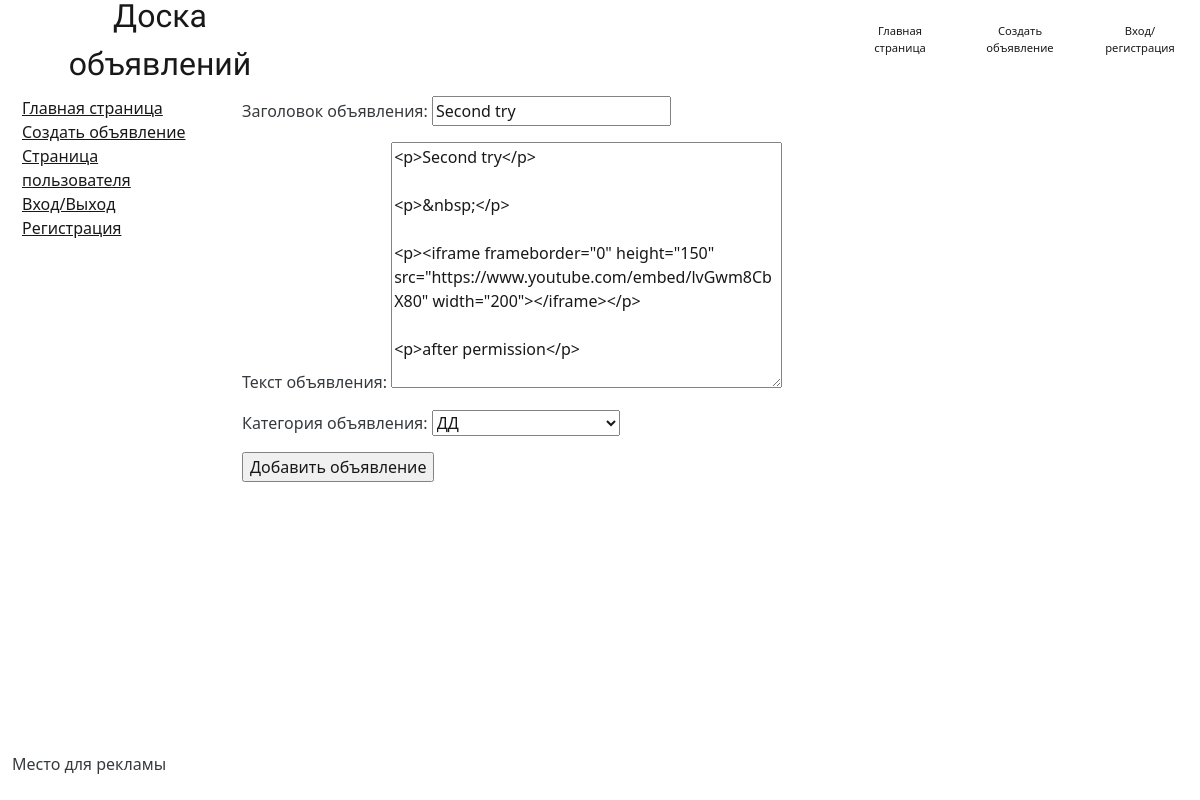
The page /notice_desk/2/notice_update/ (signed in) on the database its author committed.
### mainApp/models.py (models this page shows, shortened)
class Notice(models.Model):
    tanks = 'TA'
    heals = 'HE'
    DDs = 'DD'
    merchants = 'ME'
    guildmasters = 'GM'
    questgivers = 'QG'
    hammermans = 'HM'
    leathercrafters = 'LC'
    poisoncookers = 'PC'
    mantramasters = 'MM'
    CATEGORIES = [
        (tanks, 'Танки'),
        (heals, 'Хилы'),
        (DDs, 'ДД'),
        (merchants, 'Торговцы'),
        (guildmasters, 'Гилдмастеры'),
        (questgivers, 'Квестгиверы'),
        (hammermans, 'Кузнецы'),
        (leathercrafters, 'Кожевники'),
        (poisoncookers, 'Зельевары'),
        (mantramasters, 'Мастера заклинаний'),
    ]
    noticeTitle = models.CharField(max_length=255)
    noticeText = RichTextField(
        blank=True,
        null=True,
        config_name='default',
        external_plugin_resources=[(
            'youtube',
            'plugins/youtube/',
            'plugin.js',
        )],
    )
    noticeCategory = models.CharField(max_length=2, choices=CATEGORIES, default=tanks)
    noticeAuthor = models.ForeignKey(User, on_delete=models.CASCADE)
    noticeDate = models.DateTimeField(auto_now_add=True)

### mainApp/views.py (the view)
# urls.py: path('<int:pk>/notice_update/', NoticeUpdateView.as_view(), name='notice_update'),
class NoticeUpdateView(PermissionRequiredMixin, LoginRequiredMixin, UpdateView):
    permission_required = ('mainApp.change_notice', )
    template_name = 'notice_create.html'
    form_class = NoticeForm
    success_url = '/notice_desk/'
    def get_object(self, **kwargs):
        id = self.kwargs.get('pk')
        return Notice.objects.get(pk=id)

### mainApp/forms.py
class NoticeForm(ModelForm):
    class Meta:
        model = Notice
        fields = ['noticeTitle', 'noticeText', 'noticeCategory']
    def __init__(self, *args, **kwargs):
        super(ModelForm, self).__init__(*args, **kwargs)
        self.fields['noticeTitle'].label = 'Заголовок объявления'
        self.fields['noticeText'].label = 'Текст объявления'
        self.fields['noticeCategory'].label = 'Категория объявления'

### templates/notice_create.html (shortened to what this page needs)
{% extends 'default.html' %}
{% block content %}
<form method="POST">
      {{ form.as_p }}
      <input type="submit" value="Добавить объявление">
</form>
<br>
<br>
{% endblock content %}

### static/css/styles.css (style rules this page uses)
@media (min-width: 100px) { body { background-image: url("../images/Morrowind2.jpg"); } }
@media (min-width: 768px) { body { background-image: url("../images/Morrowind_wallpaper.jpg"); } }
@media (min-width: 1200px) { body { background-image: url("../images/Morrowind3.jpg"); } }

### rows shown on the page
Notice: noticeTitle "Second try", noticeText "<p>Second try</p> <p>&nbsp;</p> <p><iframe frameborder=\"0\" height=\"150\" src=\"https://www.youtube.com/embed/lvGwm8CbX80\" width=\"200\"></iframe></p> <p>after permission</p>", noticeCategory "ДД"
